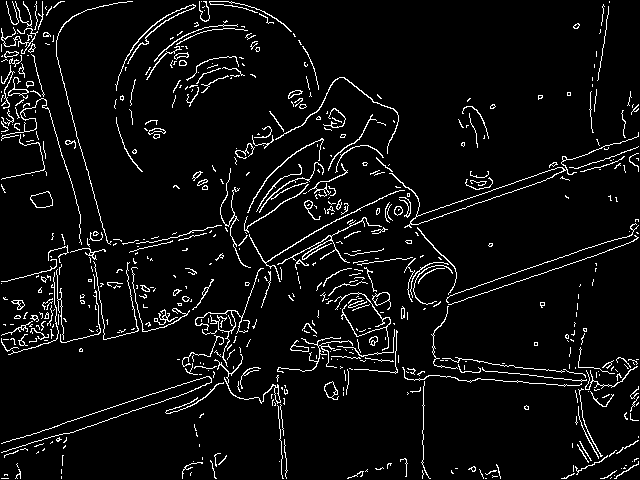
#> input picture parallel/openMPCanny/serialCanny/serialCanny/canny.png, 640 x 480 px, given in place of canny.jpeg, which was not available
$ jupyter execute --allow-errors 'Edge Detection.ipynb'   (older library calls are emulated)
#> lines starting #> are read from the running program, lines starting #| are printed output that depends on the picture; after the words box and inside, x2 and y2 are one past the last pixel; in counts of white or black regions, pixels touching at a corner belong together; pictures that were not available may be replaced by others from this repository, and a replacement may not be noted
[cell 1]
import matplotlib.image as mpimg
import matplotlib.pyplot as plt
import numpy as np

import cv2

[cell 2]
ed  = cv2.imread('ed_sheeran.jpg')
jay = cv2.imread('jay_chou.jpg')
me  = cv2.imread("canny.jpeg")
#> me is the input picture: shape (480, 640, 3); 5.6% white in thin lines or dots

cv2.imshow('ME', me)

# cv2.waitKey()
# cv2.destroyAllWindows()

#> (a cell that did not finish here is left out)

[cell 4]
gray_ed = cv2.cvtColor(me, cv2.COLOR_BGR2GRAY)
#> gray_ed: shape (480, 640); 5.6% white in thin lines or dots
cv2.imshow("Gray Ed Sheeran", gray_ed)

[cell 5]
#Sobel X

x_sobel_3 = cv2.Sobel(gray_ed, cv2.CV_64F, dx=1, dy=0, ksize=3)
x_sobel_5 = cv2.Sobel(gray_ed, cv2.CV_64F, dx=1, dy=0, ksize=5)
x_sobel_7 = cv2.Sobel(gray_ed, cv2.CV_64F, dx=1, dy=0, ksize=7)
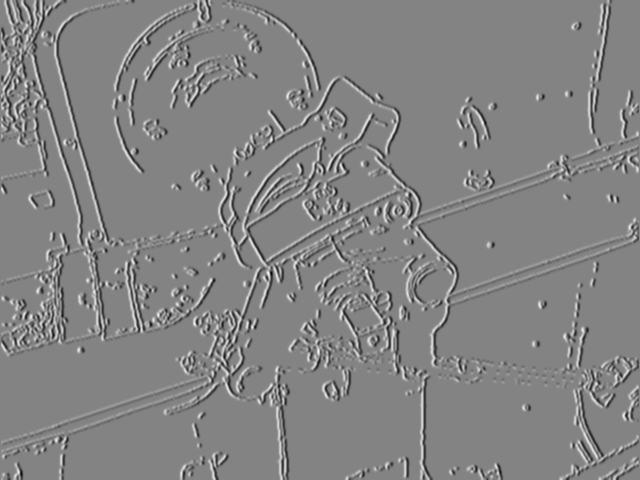
#> x_sobel_7: shape (480, 640) float64; min -136680, max 127755, mean -11.5; drawn with min black and max white

cv2.imshow('Sobel_X_3', x_sobel_3)
cv2.imshow('Sobel_X_5', x_sobel_5)
cv2.imshow('Sobel_X_7', x_sobel_7)
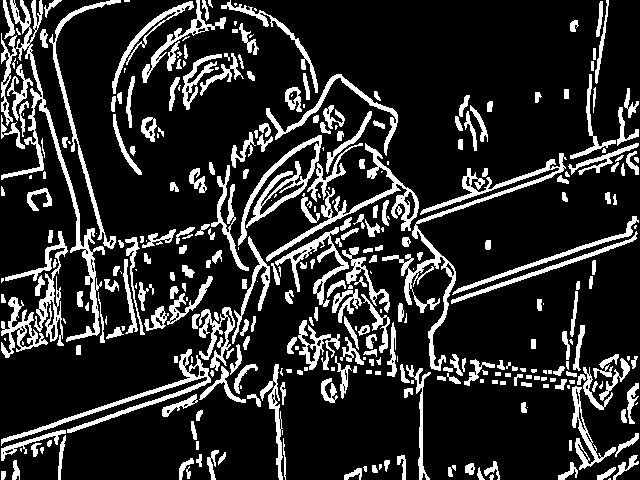
#> window 'Sobel_X_7': shape (480, 640); 17.2% white; 351 white regions (82 under 20 px), largest, box (x1, y1, x2, y2) and area: (1, 0, 105, 342) 3520, (382, 153, 567, 371) 3230, (266, 143, 419, 262) 1850

cv2.waitKey()
cv2.destroyAllWindows()

[cell 6]
#Sobel Y
y_sobel_3 = cv2.Sobel(gray_ed, cv2.CV_64F, dx=0, dy=1, ksize=3)
y_sobel_5 = cv2.Sobel(gray_ed, cv2.CV_64F, dx=0, dy=1, ksize=5)
y_sobel_7 = cv2.Sobel(gray_ed, cv2.CV_64F, dx=0, dy=1, ksize=7)
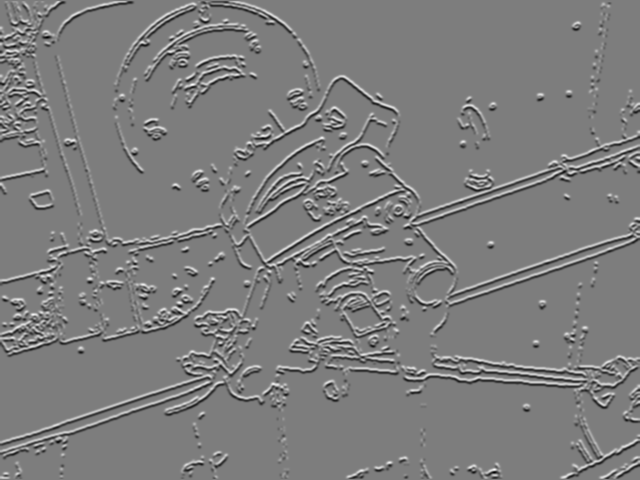
#> y_sobel_7: shape (480, 640) float64; min -128265, max 131580, mean -2.3; drawn with min black and max white

cv2.imshow('Sobel_Y_3', y_sobel_3)
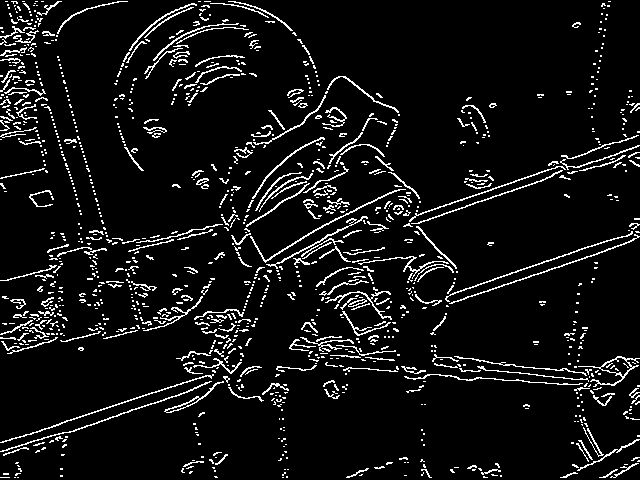
#> window 'Sobel_Y_3': shape (480, 640); 7.3% white in thin lines or dots
cv2.imshow('Sobel_Y_5', y_sobel_5)
cv2.imshow('Sobel_Y_7', y_sobel_7)
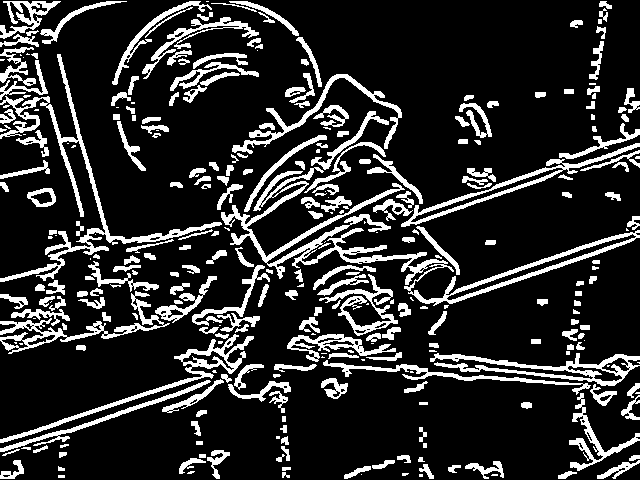
#> window 'Sobel_Y_7': shape (480, 640); 17.3% white; 304 white regions (68 under 20 px), largest, box (x1, y1, x2, y2) and area: (221, 167, 640, 306) 6427, (0, 54, 222, 282) 3632, (430, 353, 640, 386) 2012

cv2.waitKey()
cv2.destroyAllWindows()

#Sobel X & Y
sobel_3 = cv2.Sobel(gray_ed, cv2.CV_64F, dx=1, dy=1, ksize=3)
sobel_5 = cv2.Sobel(gray_ed, cv2.CV_64F, dx=1, dy=1, ksize=5)
sobel_7 = cv2.Sobel(gray_ed, cv2.CV_64F, dx=1, dy=1, ksize=7)

cv2.imshow('Sobel_3', sobel_3)
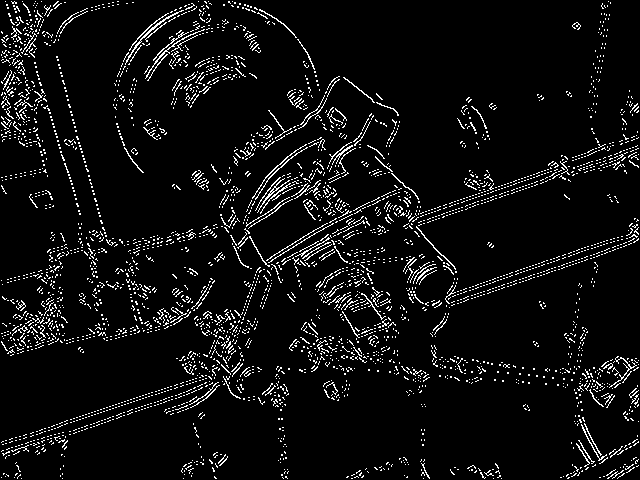
#> window 'Sobel_3': shape (480, 640); 6% white in thin lines or dots
cv2.imshow('Sobel_5', sobel_5)
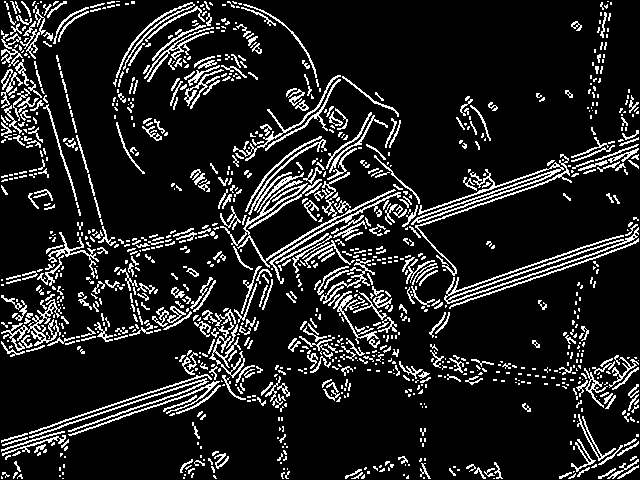
#> window 'Sobel_5': shape (480, 640); 12.9% white in thin lines or dots
cv2.imshow('Sobel_7', sobel_7)
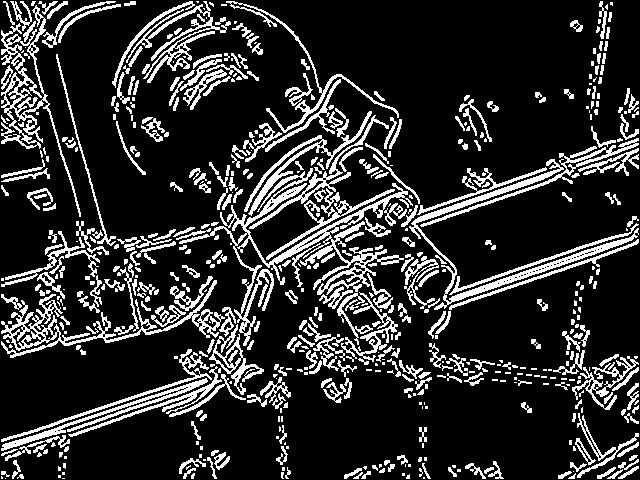
#> window 'Sobel_7': shape (480, 640); 18% white; 588 white regions (238 under 20 px), largest, box (x1, y1, x2, y2) and area: (179, 168, 413, 346) 4882, (1, 280, 225, 358) 2658, (409, 159, 639, 310) 2505

cv2.waitKey()
cv2.destroyAllWindows()

[cell 7]
#Laplacian

laplacian = cv2.Laplacian(gray_ed, cv2.CV_64F)
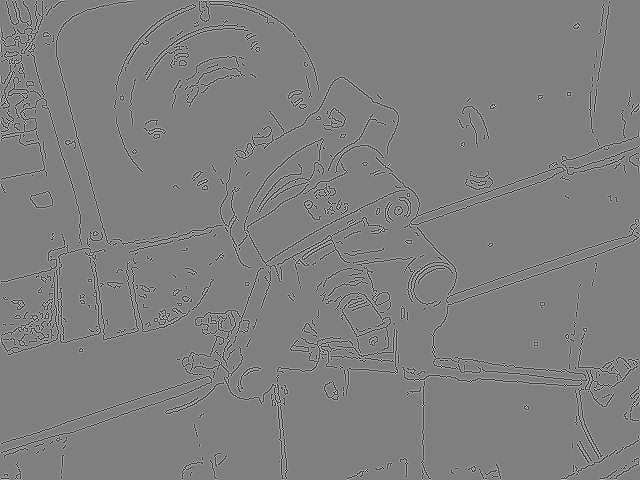
#> laplacian: shape (480, 640) float64; min -1020, max 1020, mean 0.2; drawn with min black and max white
cv2.imshow('Laplacian', laplacian)
cv2.waitKey()
cv2.destroyAllWindows()

[cell 8]
#Canny
threshold_1 = 120
threshold_2 = 200


canny = cv2.Canny(gray_ed, threshold_1, threshold_2)
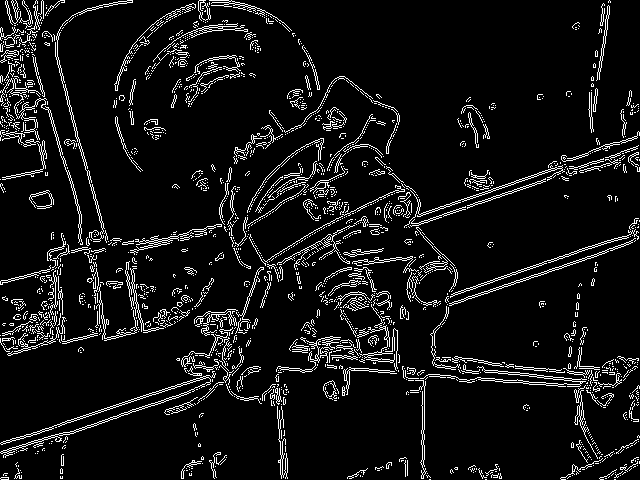
#> canny: shape (480, 640); 7.8% white in thin lines or dots

cv2.imshow('Canny', canny)
cv2.waitKey()
cv2.destroyAllWindows()
